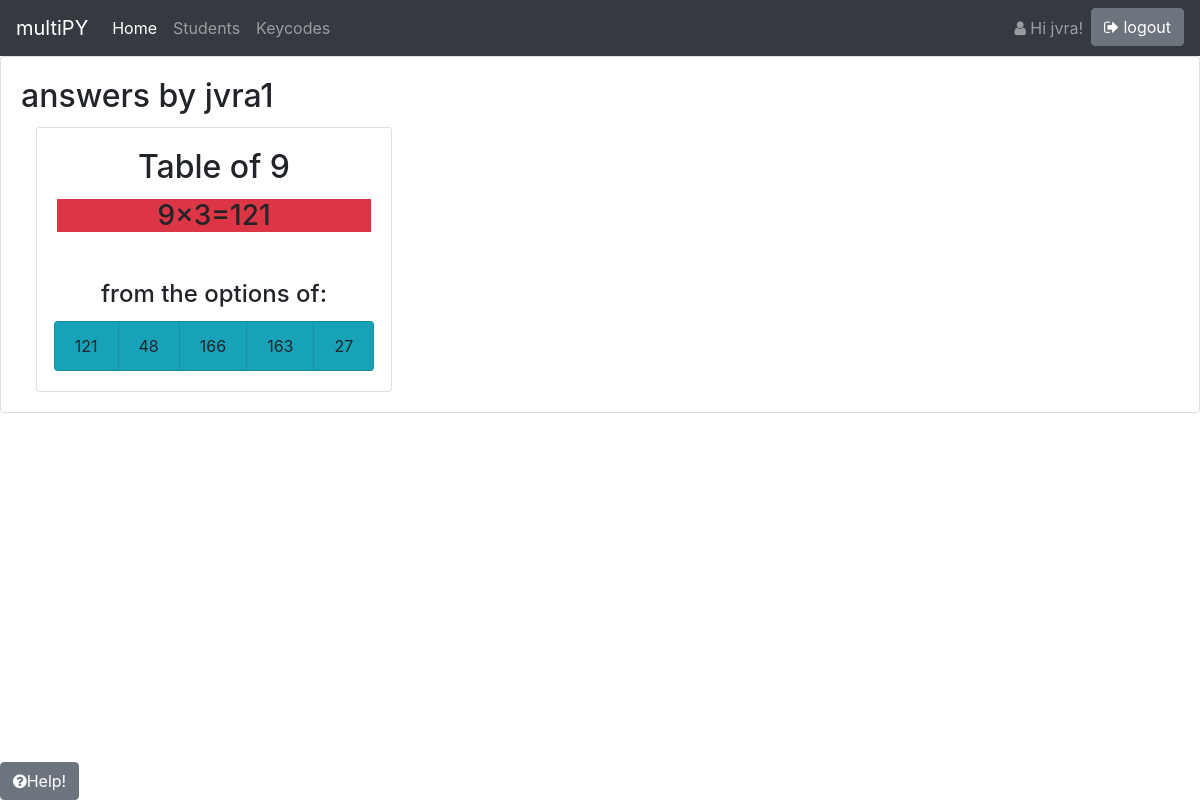
The page /answers/jvra1 (signed in) on the database its author committed.
### multyPY/models.py (models this page shows, shortened)
class Answer(models.Model):
    answer = models.IntegerField(
        validators=[MinValueValidator(0), MaxValueValidator(1000)],
        help_text="Student's answer to the question"
    )
    date = models.DateTimeField(default=timezone.now)
    question = models.ForeignKey(Question, on_delete=models.CASCADE)
    user = models.ForeignKey(auth_models.User, on_delete=models.CASCADE)
    correct = models.BooleanField(default=False)
    time_taken = models.PositiveIntegerField(
        null=True,
        blank=True,
        help_text="Time taken to answer in seconds"
    )
    def is_correct(self):
        return self.question.correct_answer() == self.answer
    class Meta:
        indexes = [
            models.Index(fields=['user', 'date']),
            models.Index(fields=['question', 'correct']),
        ]

class Question(models.Model):
    base_number = models.IntegerField(
        validators=[MinValueValidator(1), MaxValueValidator(12)],
        help_text="Multiplication table base (1-12)"
    )
    multiplier = models.IntegerField(
        validators=[MinValueValidator(1), MaxValueValidator(12)],
        help_text="Multiplier value (1-12)"
    )
    options = models.TextField(
        validators=[validators.int_list_validator],
        help_text="JSON array of answer options"
    )
    created_at = models.DateTimeField(auto_now_add=True)
    updated_at = models.DateTimeField(auto_now=True)
    def correct_answer(self):
        return (self.base_number * self.multiplier)
    def get_option_list(self):
        try:
            return json.loads(self.options)
        except json.JSONDecodeError:
            return []
    class Meta:
        unique_together = ('base_number', 'multiplier', 'options')
        indexes = [
            models.Index(fields=['base_number', 'multiplier']),
            models.Index(fields=['created_at']),
        ]

### multyPY/views.py (the view)
# urls.py: path('answers/<str:username>', views.view_answers, name='answers'),
def view_answers(request,username):
    user=request.user
    if user.groups.filter(name = 'teacher').exists():
        tuser=User.objects.get(username=username)
        if tuser:
            answers = Answer.objects.filter(user=tuser).order_by('question__base_number','question__multiplier')
            return render(request, 'answers.html', {'answers':answers,'view':True,'username':username,'helppage':11})
    return HttpResponseRedirect(reverse('students'))

### multyPY/templatetags/extra.py (called while the page is built)
@register.filter(name='has_group')
def has_group(user, group_name):
    return user.groups.filter(name=group_name).exists()

### templates/answers.html
{% extends "base.html" %}
{% load static %}
{% block content %}
{% if answers %}
<div class="card">
  <div class="card-body">
    {% if view %}
    <h2 class="card-title">answers by {{ username }}</h2>
    {% else %}
    <h2 class="card-title">answers by {{ user }}</h2>
    {% endif %}
    <div class='container-fluid'>
      <div class="row row-cols-1 row-cols-sm-2 row-cols-xl-3 justify-content-start">
        {% for answer in answers %}
        <div class="col flex-fill ">
          <div class="card text-center">
            <div class="card-body ">
              <h2 class="card-title">Table of {{answer.question.base_number}}</h2>
              <h3 class="{% if answer.is_correct %} bg-success {% else %} bg-danger {% endif %}">{{answer.question.base_number}}×{{answer.question.multiplier}}={{ answer.answer }}</h3>
            </div>
            <div class="card-body ">
              <h4 class="card-title">from the options of:</h4>
              <ul class="list-group list-group-horizontal-lg d-flex justify-content-center">
                {% for option in answer.question.get_option_list%}
                <li class="list-group-item bg-info">{{option}} </li>
                {% endfor %}
              </ul>
            </div>
          </div>
        </div>
        {% endfor %}
      </div>
    </div>
    {% else %}
    <p>No answers are available.</p>
    {% endif %}
  </div>
</div>
{% endblock %}

### templates/base.html (shortened to what this page needs)
{% load static %}
{% load extra %}
<head>
<link rel="stylesheet" href="https://stackpath.bootstrapcdn.com/bootstrap/4.5.0/css/bootstrap.min.css">
<link href="https://maxcdn.bootstrapcdn.com/font-awesome/4.7.0/css/font-awesome.min.css" rel="stylesheet">
</head>
<body>
<nav class="navbar navbar-expand-md navbar-dark fixed-top bg-dark">
  <a class="navbar-brand" href="{% url 'home'%}">multiPY</a>
  <div class="collapse navbar-collapse" id="navbarSupportedContent">
    <ul class="navbar-nav mr-auto">
      <li class="nav-item active">
        <a class="nav-link" href="{% url 'home'%}">Home <span class="sr-only">(current)</span></a>
      </li>
      {% if request.user|has_group:"teacher" %}
      <li class="nav-item">
        <a class="nav-link" href="{% url 'students'%}" >Students</a>
      </li>
      <li class="nav-item">
        <a class="nav-link" href="{% url 'keycodes'%}" >Keycodes</a>
      </li>
    {% endif %}
  </ul>
    <ul class="nav navbar-nav navbar-right">
      {% if user.is_authenticated %}
      <li class="nav-item">
        <a class="nav-link" href="{% url 'ac_profile'%}" data-toggle="tooltip" data-placement="bottom" title="click here to see your profile"> <span class="fa fa-user"></span> Hi {{ user.username }}!</a>
      </li>
      <li>
      <a class="btn btn-secondary" href="{% url 'logout' %}" role="button"><span class="fa fa-sign-out "></span> logout</a>
      </li>
      {% endif %}
    </ul>
  </div>
</nav>
  {% block content %}
  {% endblock %}
  <div class="fixed-bottom float-left">
    <a class="btn btn-secondary float-left" href="{% if helppage %}{% url 'help'  helppage %} {% else %} {% url 'help'  1 %}{% endif %}">  <span class="fa fa-question-circle"></span>Help!</a>
  </div>
</body>

### templates/base.html (style rules this page uses)
body { padding-top: 3.5rem; height: 100%; margin: 0; }

### rows shown on the page
Answer: question.base_number "9", question.multiplier "3", answer "121", get_option_list "121" "48" "166" "163" "27"

### other values the page prints
{{ user.username }} "jvra"
{{ username }} "jvra1"
